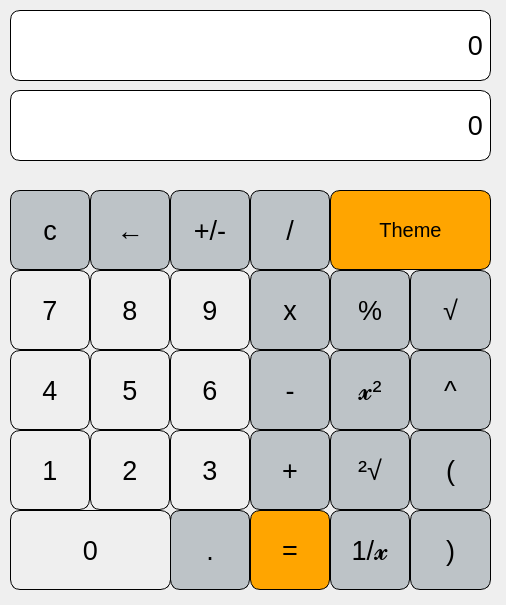
<?xml version="1.0" encoding="UTF-8"?>
<ui version="4.0">
 <class>MainWindow</class>
 <widget class="QMainWindow" name="MainWindow">
  <property name="geometry">
   <rect>
    <x>0</x>
    <y>0</y>
    <width>506</width>
    <height>605</height>
   </rect>
  </property>
  <property name="windowTitle">
   <string>MainWindow</string>
  </property>
  <property name="styleSheet">
   <string notr="true"/>
  </property>
  <widget class="QWidget" name="centralwidget">
   <widget class="QLabel" name="label_1">
    <property name="geometry">
     <rect>
      <x>10</x>
      <y>10</y>
      <width>481</width>
      <height>71</height>
     </rect>
    </property>
    <property name="font">
     <font>
      <pointsize>20</pointsize>
     </font>
    </property>
    <property name="styleSheet">
     <string notr="true">QLabel
{
  border:1px solid;
border-radius : 10px;
 background-color : white;
color:black;

}</string>
    </property>
    <property name="text">
     <string>0</string>
    </property>
    <property name="alignment">
     <set>Qt::AlignRight|Qt::AlignTrailing|Qt::AlignVCenter</set>
    </property>
    <property name="margin">
     <number>10</number>
    </property>
   </widget>
   <widget class="QLabel" name="label_2">
    <property name="geometry">
     <rect>
      <x>10</x>
      <y>90</y>
      <width>481</width>
      <height>71</height>
     </rect>
    </property>
    <property name="font">
     <font>
      <pointsize>20</pointsize>
     </font>
    </property>
    <property name="styleSheet">
     <string notr="true">QLabel
{
  border:1px solid;
border-radius : 10px;
 background-color : white;
color:black;

}</string>
    </property>
    <property name="text">
     <string>0</string>
    </property>
    <property name="alignment">
     <set>Qt::AlignRight|Qt::AlignTrailing|Qt::AlignVCenter</set>
    </property>
    <property name="margin">
     <number>10</number>
    </property>
   </widget>
   <widget class="QPushButton" name="pushButton_plus">
    <property name="geometry">
     <rect>
      <x>250</x>
      <y>430</y>
      <width>80</width>
      <height>80</height>
     </rect>
    </property>
    <property name="font">
     <font>
      <pointsize>20</pointsize>
      <bold>false</bold>
     </font>
    </property>
    <property name="styleSheet">
     <string notr="true">QPushButton
{
  border:1px solid;
border-radius : 10px;
 background-color : #bdc3c7;
color:black;

}

</string>
    </property>
    <property name="text">
     <string>+</string>
    </property>
   </widget>
   <widget class="QPushButton" name="pushButton_three">
    <property name="geometry">
     <rect>
      <x>170</x>
      <y>430</y>
      <width>80</width>
      <height>80</height>
     </rect>
    </property>
    <property name="font">
     <font>
      <pointsize>20</pointsize>
      <bold>false</bold>
     </font>
    </property>
    <property name="styleSheet">
     <string notr="true">QPushButton
{
border : 1px solid;

border-radius : 10px;
}

QPushButton:pressed
{
 background-color:#b3ffff;
}</string>
    </property>
    <property name="text">
     <string>3</string>
    </property>
   </widget>
   <widget class="QPushButton" name="pushButton_seven">
    <property name="geometry">
     <rect>
      <x>10</x>
      <y>270</y>
      <width>80</width>
      <height>80</height>
     </rect>
    </property>
    <property name="font">
     <font>
      <pointsize>20</pointsize>
      <bold>false</bold>
     </font>
    </property>
    <property name="styleSheet">
     <string notr="true">QPushButton
{
border : 1px solid;

border-radius : 10px;
}

QPushButton:pressed
{
 background-color:#b3ffff;
}</string>
    </property>
    <property name="text">
     <string>7</string>
    </property>
   </widget>
   <widget class="QPushButton" name="pushButton_eight">
    <property name="geometry">
     <rect>
      <x>90</x>
      <y>270</y>
      <width>80</width>
      <height>80</height>
     </rect>
    </property>
    <property name="font">
     <font>
      <pointsize>20</pointsize>
      <bold>false</bold>
     </font>
    </property>
    <property name="styleSheet">
     <string notr="true">QPushButton
{
border : 1px solid;

border-radius : 10px;
}

QPushButton:pressed
{
 background-color:#b3ffff;
}</string>
    </property>
    <property name="text">
     <string>8</string>
    </property>
   </widget>
   <widget class="QPushButton" name="pushButton_back">
    <property name="geometry">
     <rect>
      <x>90</x>
      <y>190</y>
      <width>80</width>
      <height>80</height>
     </rect>
    </property>
    <property name="font">
     <font>
      <pointsize>20</pointsize>
      <bold>false</bold>
     </font>
    </property>
    <property name="styleSheet">
     <string notr="true">QPushButton
{
  border:1px solid;
border-radius : 10px;
 background-color : #bdc3c7;
color:black;

}

</string>
    </property>
    <property name="text">
     <string>←</string>
    </property>
   </widget>
   <widget class="QPushButton" name="pushButton_power">
    <property name="geometry">
     <rect>
      <x>410</x>
      <y>350</y>
      <width>81</width>
      <height>80</height>
     </rect>
    </property>
    <property name="font">
     <font>
      <pointsize>20</pointsize>
      <bold>false</bold>
     </font>
    </property>
    <property name="styleSheet">
     <string notr="true">QPushButton
{
  border:1px solid;
border-radius : 10px;
 background-color : #bdc3c7;
color:black;

}

</string>
    </property>
    <property name="text">
     <string>^</string>
    </property>
   </widget>
   <widget class="QPushButton" name="pushButton_square">
    <property name="geometry">
     <rect>
      <x>330</x>
      <y>350</y>
      <width>80</width>
      <height>80</height>
     </rect>
    </property>
    <property name="font">
     <font>
      <pointsize>20</pointsize>
      <bold>false</bold>
     </font>
    </property>
    <property name="styleSheet">
     <string notr="true">QPushButton
{
  border:1px solid;
border-radius : 10px;
 background-color : #bdc3c7;
color:black;

}

</string>
    </property>
    <property name="text">
     <string>𝔁²</string>
    </property>
   </widget>
   <widget class="QPushButton" name="pushButton_square_root">
    <property name="geometry">
     <rect>
      <x>330</x>
      <y>430</y>
      <width>80</width>
      <height>80</height>
     </rect>
    </property>
    <property name="font">
     <font>
      <pointsize>20</pointsize>
      <bold>false</bold>
     </font>
    </property>
    <property name="styleSheet">
     <string notr="true">QPushButton
{
  border:1px solid;
border-radius : 10px;
 background-color : #bdc3c7;
color:black;

}

</string>
    </property>
    <property name="text">
     <string>²√</string>
    </property>
   </widget>
   <widget class="QPushButton" name="pushButton_half">
    <property name="geometry">
     <rect>
      <x>330</x>
      <y>510</y>
      <width>80</width>
      <height>80</height>
     </rect>
    </property>
    <property name="font">
     <font>
      <pointsize>20</pointsize>
      <bold>false</bold>
     </font>
    </property>
    <property name="styleSheet">
     <string notr="true">QPushButton
{
  border:1px solid;
border-radius : 10px;
 background-color : #bdc3c7;
color:black;

}

</string>
    </property>
    <property name="text">
     <string>1/𝔁</string>
    </property>
   </widget>
   <widget class="QPushButton" name="pushButton_clear">
    <property name="geometry">
     <rect>
      <x>10</x>
      <y>190</y>
      <width>80</width>
      <height>80</height>
     </rect>
    </property>
    <property name="font">
     <font>
      <pointsize>20</pointsize>
      <bold>false</bold>
     </font>
    </property>
    <property name="styleSheet">
     <string notr="true">QPushButton
{
  border:1px solid;
border-radius : 10px;
 background-color : #bdc3c7;
color:black;

}

</string>
    </property>
    <property name="text">
     <string>c</string>
    </property>
   </widget>
   <widget class="QPushButton" name="pushButton_dot">
    <property name="geometry">
     <rect>
      <x>170</x>
      <y>510</y>
      <width>80</width>
      <height>80</height>
     </rect>
    </property>
    <property name="font">
     <font>
      <pointsize>20</pointsize>
      <bold>false</bold>
     </font>
    </property>
    <property name="styleSheet">
     <string notr="true">QPushButton
{
  border:1px solid;
border-radius : 10px;
 background-color : #bdc3c7;
color:black;

}

</string>
    </property>
    <property name="text">
     <string>.</string>
    </property>
   </widget>
   <widget class="QPushButton" name="pushButton_root">
    <property name="geometry">
     <rect>
      <x>410</x>
      <y>270</y>
      <width>81</width>
      <height>80</height>
     </rect>
    </property>
    <property name="font">
     <font>
      <pointsize>20</pointsize>
      <bold>false</bold>
     </font>
    </property>
    <property name="styleSheet">
     <string notr="true">QPushButton
{
  border:1px solid;
border-radius : 10px;
 background-color : #bdc3c7;
color:black;

}

</string>
    </property>
    <property name="text">
     <string>√</string>
    </property>
   </widget>
   <widget class="QPushButton" name="pushButton_six">
    <property name="geometry">
     <rect>
      <x>170</x>
      <y>350</y>
      <width>80</width>
      <height>80</height>
     </rect>
    </property>
    <property name="font">
     <font>
      <pointsize>20</pointsize>
      <bold>false</bold>
     </font>
    </property>
    <property name="styleSheet">
     <string notr="true">QPushButton
{
border : 1px solid;

border-radius : 10px;
}

QPushButton:pressed
{
 background-color:#b3ffff;
}</string>
    </property>
    <property name="text">
     <string>6</string>
    </property>
   </widget>
   <widget class="QPushButton" name="pushButton_multiply">
    <property name="geometry">
     <rect>
      <x>250</x>
      <y>270</y>
      <width>80</width>
      <height>80</height>
     </rect>
    </property>
    <property name="font">
     <font>
      <pointsize>20</pointsize>
      <bold>false</bold>
     </font>
    </property>
    <property name="styleSheet">
     <string notr="true">QPushButton
{
  border:1px solid;
border-radius : 10px;
 background-color : #bdc3c7;
color:black;

}

</string>
    </property>
    <property name="text">
     <string>x</string>
    </property>
   </widget>
   <widget class="QPushButton" name="pushButton_plus_minus">
    <property name="geometry">
     <rect>
      <x>170</x>
      <y>190</y>
      <width>80</width>
      <height>80</height>
     </rect>
    </property>
    <property name="font">
     <font>
      <pointsize>20</pointsize>
      <bold>false</bold>
     </font>
    </property>
    <property name="styleSheet">
     <string notr="true">QPushButton
{
  border:1px solid;
border-radius : 10px;
 background-color : #bdc3c7;
color:black;

}

</string>
    </property>
    <property name="text">
     <string>+/-</string>
    </property>
   </widget>
   <widget class="QPushButton" name="pushButton_theme">
    <property name="geometry">
     <rect>
      <x>330</x>
      <y>190</y>
      <width>161</width>
      <height>80</height>
     </rect>
    </property>
    <property name="font">
     <font>
      <pointsize>15</pointsize>
      <bold>false</bold>
     </font>
    </property>
    <property name="styleSheet">
     <string notr="true">QPushButton {

border : 1px solid black;
background-color : orange;
color:black;
border:1px solid black;
border-radius: 10px;
}</string>
    </property>
    <property name="text">
     <string>Theme</string>
    </property>
   </widget>
   <widget class="QPushButton" name="pushButton_right_brace">
    <property name="geometry">
     <rect>
      <x>410</x>
      <y>510</y>
      <width>81</width>
      <height>80</height>
     </rect>
    </property>
    <property name="font">
     <font>
      <pointsize>20</pointsize>
      <bold>false</bold>
     </font>
    </property>
    <property name="styleSheet">
     <string notr="true">QPushButton
{
  border:1px solid;
border-radius : 10px;
 background-color : #bdc3c7;
color:black;

}

</string>
    </property>
    <property name="text">
     <string>)</string>
    </property>
   </widget>
   <widget class="QPushButton" name="pushButton_five">
    <property name="geometry">
     <rect>
      <x>90</x>
      <y>350</y>
      <width>80</width>
      <height>80</height>
     </rect>
    </property>
    <property name="font">
     <font>
      <pointsize>20</pointsize>
      <bold>false</bold>
     </font>
    </property>
    <property name="styleSheet">
     <string notr="true">QPushButton
{
border : 1px solid;

border-radius : 10px;
}

QPushButton:pressed
{
 background-color:#b3ffff;
}</string>
    </property>
    <property name="text">
     <string>5</string>
    </property>
   </widget>
   <widget class="QPushButton" name="pushButton_nine">
    <property name="geometry">
     <rect>
      <x>170</x>
      <y>270</y>
      <width>80</width>
      <height>80</height>
     </rect>
    </property>
    <property name="font">
     <font>
      <pointsize>20</pointsize>
      <bold>false</bold>
     </font>
    </property>
    <property name="styleSheet">
     <string notr="true">QPushButton
{
border : 1px solid;

border-radius : 10px;
}

QPushButton:pressed
{
 background-color:#b3ffff;
}</string>
    </property>
    <property name="text">
     <string>9</string>
    </property>
   </widget>
   <widget class="QPushButton" name="pushButton_minus">
    <property name="geometry">
     <rect>
      <x>250</x>
      <y>350</y>
      <width>80</width>
      <height>80</height>
     </rect>
    </property>
    <property name="font">
     <font>
      <pointsize>20</pointsize>
      <bold>false</bold>
     </font>
    </property>
    <property name="styleSheet">
     <string notr="true">QPushButton
{
  border:1px solid;
border-radius : 10px;
 background-color : #bdc3c7;
color:black;

}

</string>
    </property>
    <property name="text">
     <string>-</string>
    </property>
   </widget>
   <widget class="QPushButton" name="pushButton_modulo">
    <property name="geometry">
     <rect>
      <x>330</x>
      <y>270</y>
      <width>80</width>
      <height>80</height>
     </rect>
    </property>
    <property name="font">
     <font>
      <pointsize>20</pointsize>
      <bold>false</bold>
     </font>
    </property>
    <property name="styleSheet">
     <string notr="true">QPushButton
{
  border:1px solid;
border-radius : 10px;
 background-color : #bdc3c7;
color:black;

}

</string>
    </property>
    <property name="text">
     <string>%</string>
    </property>
   </widget>
   <widget class="QPushButton" name="pushButton_left_brace">
    <property name="geometry">
     <rect>
      <x>410</x>
      <y>430</y>
      <width>81</width>
      <height>80</height>
     </rect>
    </property>
    <property name="font">
     <font>
      <pointsize>20</pointsize>
      <bold>false</bold>
     </font>
    </property>
    <property name="styleSheet">
     <string notr="true">QPushButton
{
  border:1px solid;
border-radius : 10px;
 background-color : #bdc3c7;
color:black;

}

</string>
    </property>
    <property name="text">
     <string>(</string>
    </property>
   </widget>
   <widget class="QPushButton" name="pushButton_divide">
    <property name="geometry">
     <rect>
      <x>250</x>
      <y>190</y>
      <width>80</width>
      <height>80</height>
     </rect>
    </property>
    <property name="font">
     <font>
      <pointsize>20</pointsize>
      <bold>false</bold>
     </font>
    </property>
    <property name="styleSheet">
     <string notr="true">QPushButton
{
  border:1px solid;
border-radius : 10px;
 background-color : #bdc3c7;
color:black;

}

</string>
    </property>
    <property name="text">
     <string>/</string>
    </property>
   </widget>
   <widget class="QPushButton" name="pushButton_four">
    <property name="geometry">
     <rect>
      <x>10</x>
      <y>350</y>
      <width>80</width>
      <height>80</height>
     </rect>
    </property>
    <property name="font">
     <font>
      <pointsize>20</pointsize>
      <bold>false</bold>
     </font>
    </property>
    <property name="styleSheet">
     <string notr="true">QPushButton
{
border : 1px solid;

border-radius : 10px;
}

QPushButton:pressed
{
 background-color:#b3ffff;
}</string>
    </property>
    <property name="text">
     <string>4</string>
    </property>
   </widget>
   <widget class="QPushButton" name="pushButton_one">
    <property name="geometry">
     <rect>
      <x>10</x>
      <y>430</y>
      <width>80</width>
      <height>80</height>
     </rect>
    </property>
    <property name="font">
     <font>
      <pointsize>20</pointsize>
      <bold>false</bold>
     </font>
    </property>
    <property name="styleSheet">
     <string notr="true">QPushButton
{
border : 1px solid;

border-radius : 10px;
}

QPushButton:pressed
{
 background-color:#b3ffff;
}</string>
    </property>
    <property name="text">
     <string>1</string>
    </property>
   </widget>
   <widget class="QPushButton" name="pushButton_zero">
    <property name="geometry">
     <rect>
      <x>10</x>
      <y>510</y>
      <width>161</width>
      <height>80</height>
     </rect>
    </property>
    <property name="font">
     <font>
      <pointsize>20</pointsize>
      <bold>false</bold>
     </font>
    </property>
    <property name="styleSheet">
     <string notr="true">QPushButton
{
border : 1px solid;

border-radius : 10px;
}

QPushButton:pressed
{
 background-color:#b3ffff;
}</string>
    </property>
    <property name="text">
     <string>0</string>
    </property>
   </widget>
   <widget class="QPushButton" name="pushButton_two">
    <property name="geometry">
     <rect>
      <x>90</x>
      <y>430</y>
      <width>80</width>
      <height>80</height>
     </rect>
    </property>
    <property name="font">
     <font>
      <pointsize>20</pointsize>
      <bold>false</bold>
     </font>
    </property>
    <property name="styleSheet">
     <string notr="true">QPushButton
{
border : 1px solid;

border-radius : 10px;
}

QPushButton:pressed
{
 background-color:#b3ffff;
}</string>
    </property>
    <property name="text">
     <string>2</string>
    </property>
   </widget>
   <widget class="QPushButton" name="pushButton_equals">
    <property name="geometry">
     <rect>
      <x>250</x>
      <y>510</y>
      <width>80</width>
      <height>80</height>
     </rect>
    </property>
    <property name="font">
     <font>
      <pointsize>20</pointsize>
      <bold>false</bold>
     </font>
    </property>
    <property name="styleSheet">
     <string notr="true">QPushButton {

border : 1px solid black;
background-color : orange;
color:black;
border:1px solid black;
border-radius: 10px;
}</string>
    </property>
    <property name="text">
     <string>=</string>
    </property>
   </widget>
  </widget>
 </widget>
 <resources/>
 <connections/>
</ui>
